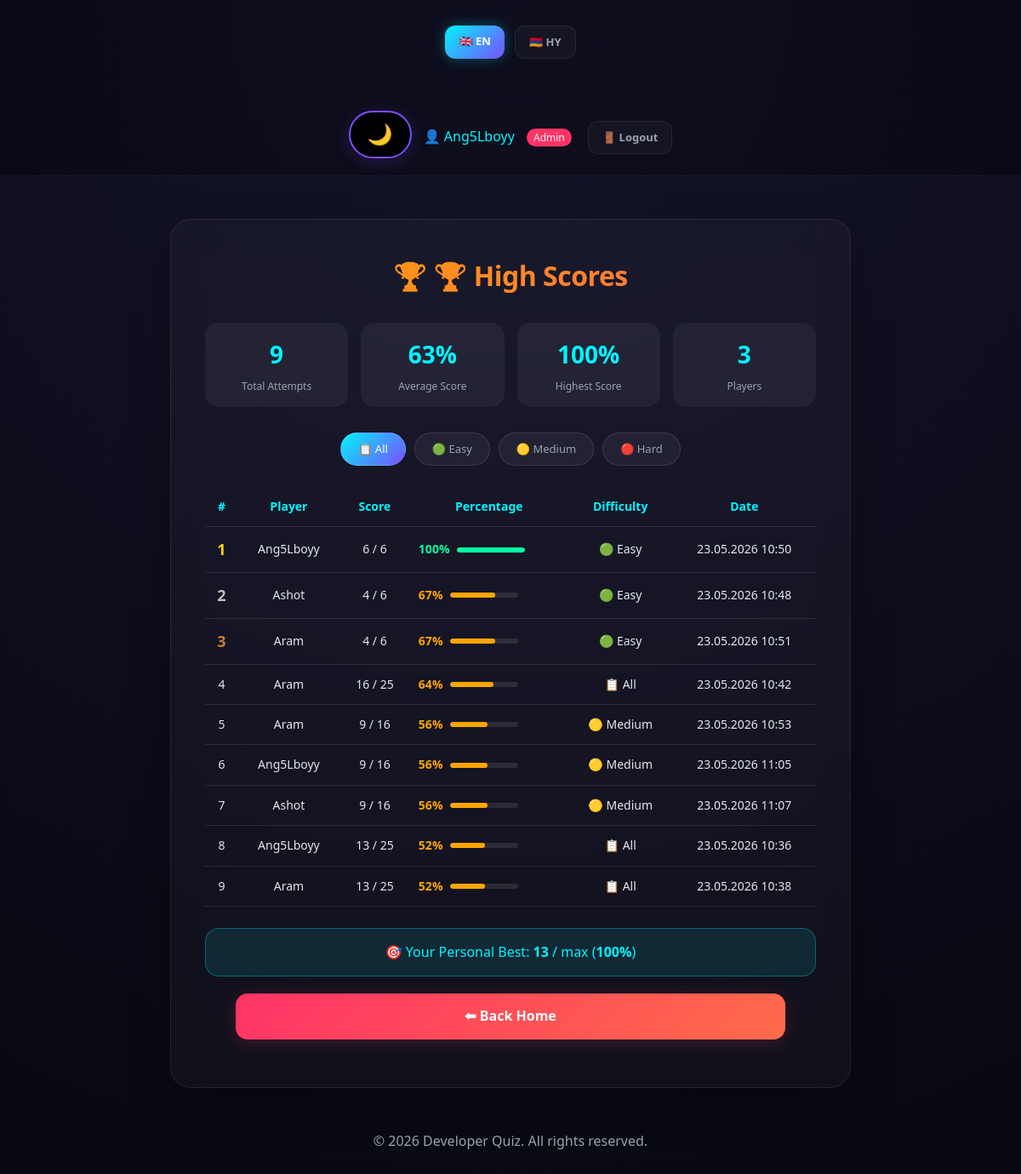
The app's page /highscores.php (signed in) with its own data.
### tables this page shows
CREATE TABLE `scores` (
  `id` int(11) NOT NULL,
  `user_id` int(11) NOT NULL,
  `username` varchar(100) NOT NULL,
  `score` int(11) NOT NULL,
  `total_questions` int(11) NOT NULL,
  `percentage` int(11) NOT NULL,
  `difficulty` varchar(20) DEFAULT 'all',
  `played_at` timestamp NOT NULL DEFAULT CURRENT_TIMESTAMP
);

### lang.php (called while the page is built, shortened)
<?php
$lang = "en";
function t($key){
    global $texts, $lang;
    if (isset($texts[$lang][$key])) {
        return $texts[$lang][$key];
    }
    return $key;
}
?>

### highscores.php (the view, shortened to what this page needs)
<?php
include "header.php";
$difficulty_filter = isset($_GET["difficulty"]) ? $_GET["difficulty"] : "all";
$limit = isset($_GET["limit"]) ? (int)$_GET["limit"] : 10;
$query = "SELECT username, score, total_questions, percentage, difficulty, played_at
          FROM scores
          WHERE 1=1";
$query .= " ORDER BY percentage DESC, score DESC, played_at ASC LIMIT $limit";
$result = $conn->query($query);
$personal_best = null;
if($logged_in) {
    $pb_query = "SELECT MAX(percentage) as best_percentage, MAX(score) as best_score
                 FROM scores WHERE user_id = {$_SESSION['user_id']}";
    $pb_result = $conn->query($pb_query);
    $personal_best = $pb_result->fetch_assoc();
}
$stats_query = "SELECT
                COUNT(*) as total_attempts,
                AVG(percentage) as avg_percentage,
                MAX(percentage) as highest_percentage,
                COUNT(DISTINCT user_id) as unique_players
                FROM scores";
$stats_result = $conn->query($stats_query);
$stats = $stats_result->fetch_assoc();
$has_data = ($stats['total_attempts'] > 0);
?>
<div class="highscores-container">
    <h1 class="highscores-title">🏆 <?php echo t("high_scores"); ?></h1>
    <div class="stats-grid">
        <div class="stat-card">
            <div class="stat-value"><?php echo $has_data ? $stats['total_attempts'] : '0'; ?></div>
            <div class="stat-label"><?php echo t("total_attempts"); ?></div>
        </div>
        <div class="stat-card">
            <div class="stat-value"><?php echo $has_data ? round($stats['avg_percentage']) . '%' : '0%'; ?></div>
            <div class="stat-label"><?php echo t("average_score"); ?></div>
        </div>
        <div class="stat-card">
            <div class="stat-value"><?php echo $has_data ? $stats['highest_percentage'] . '%' : '0%'; ?></div>
            <div class="stat-label"><?php echo t("highest_score"); ?></div>
        </div>
        <div class="stat-card">
            <div class="stat-value"><?php echo $has_data ? $stats['unique_players'] : '0'; ?></div>
            <div class="stat-label"><?php echo t("players"); ?></div>
        </div>
    </div>
    <div class="filter-bar">
        <a href="?difficulty=all&limit=<?php echo $limit; ?>&lang=<?php echo $lang; ?>"
           class="filter-btn <?php echo ($difficulty_filter == 'all') ? 'active' : ''; ?>">
            📋 <?php echo t("all"); ?>
        </a>
        <a href="?difficulty=easy&limit=<?php echo $limit; ?>&lang=<?php echo $lang; ?>"
           class="filter-btn difficulty-easy <?php echo ($difficulty_filter == 'easy') ? 'active' : ''; ?>">
            🟢 <?php echo t("easy"); ?>
        </a>
        <a href="?difficulty=medium&limit=<?php echo $limit; ?>&lang=<?php echo $lang; ?>"
           class="filter-btn difficulty-medium <?php echo ($difficulty_filter == 'medium') ? 'active' : ''; ?>">
            🟡 <?php echo t("medium"); ?>
        </a>
        <a href="?difficulty=hard&limit=<?php echo $limit; ?>&lang=<?php echo $lang; ?>"
           class="filter-btn difficulty-hard <?php echo ($difficulty_filter == 'hard') ? 'active' : ''; ?>">
            🔴 <?php echo t("hard"); ?>
        </a>
    </div>
    <?php if($result->num_rows > 0): ?>
    <table class="highscores-table">
        <thead>
            <tr>
                <th>#</th>
                <th><?php echo t("player"); ?></th>
                <th><?php echo t("score"); ?></th>
                <th><?php echo t("percentage"); ?></th>
                <th><?php echo t("difficulty"); ?></th>
                <th><?php echo t("date"); ?></th>
            </tr>
        </thead>
        <tbody>
            <?php
            $rank = 1;
            while($row = $result->fetch_assoc()):
                $percentage_color = $row['percentage'] >= 70 ? '#05ffa1' : ($row['percentage'] >= 50 ? '#ffa500' : '#ff3366');
                $rank_class = ($rank <= 3) ? "rank-$rank" : "";
            ?>
            <tr class="<?php echo $rank_class; ?>">
                <td><?php echo $rank; ?></td>
                <td><?php echo htmlspecialchars($row['username']); ?></td>
                <td><?php echo $row['score']; ?> / <?php echo $row['total_questions']; ?></td>
                <td>
                    <div style="display: flex; align-items: center; gap: 8px;">
                        <span style="color: <?php echo $percentage_color; ?>; font-weight: bold;"><?php echo $row['percentage']; ?>%</span>
                        <div class="percentage-bar-container">
                            <div class="percentage-bar" style="width: <?php echo $row['percentage']; ?>%; background: <?php echo $percentage_color; ?>;"></div>
                        </div>
                    </div>
                </td>
                <td>
                    <?php
                    $difficulty_icon = '';
                    if($row['difficulty'] == 'easy') $difficulty_icon = '🟢';
                    elseif($row['difficulty'] == 'medium') $difficulty_icon = '🟡';
                    elseif($row['difficulty'] == 'hard') $difficulty_icon = '🔴';
                    else $difficulty_icon = '📋';
                    echo $difficulty_icon . ' ' . t($row['difficulty']);
                    ?>
                </td>
                <td><?php echo date('d.m.Y H:i', strtotime($row['played_at'])); ?></td>
            </tr>
            <?php
            $rank++;
            endwhile;
            ?>
        </tbody>
    </table>
    <?php endif; ?>
    <?php if($logged_in && $personal_best && $personal_best['best_percentage'] > 0): ?>
    <div class="personal-best">
        <p>🎯 <?php echo t("your_personal_best"); ?>:
           <strong><?php echo $personal_best['best_score']; ?></strong> / <?php echo t("max_score"); ?>
           (<strong><?php echo $personal_best['best_percentage']; ?>%</strong>)
        </p>
    </div>
    <?php endif; ?>
    <a href="index.php?lang=<?php echo $lang; ?>" class="button admin" style="display: block; text-align: center; margin-top: 20px;">⬅ <?php echo t("back_home"); ?></a>
</div>
<?php include "footer.php"; ?>

### style.css (style rules this page uses)
* { margin: 0; padding: 0; box-sizing: border-box; }
body { font-family: 'Segoe UI', Tahoma, Geneva, Verdana, sans-serif; background: radial-gradient(circle at top, #14142b, #080811); color: #f3f4f6; min-height: 100vh; line-height: 1.6; }
h1 { font-size: 38px; font-weight: 800; margin-bottom: 15px; background: linear-gradient(135deg, #00f5ff, #7c4dff); -webkit-background-clip: text; -webkit-text-fill-color: transparent; letter-spacing: -0.5px; }
p { color: #9ca3af; margin-bottom: 30px; font-size: 16px; }
a.button, button { display: flex; align-items: center; justify-content: center; gap: 10px; width: 90%; margin: 16px auto; padding: 14px; border: none; border-radius: 14px; text-decoration: none; color: #ffffff; font-size: 16px; font-weight: 600; cursor: pointer; transition: all 0.3s cubic-bezier(0.4, 0, 0.2, 1); }
.admin { background: linear-gradient(135deg, #ff3366, #ff6b4a); box-shadow: 0 4px 20px rgba(255, 51, 102, 0.2); }
.stat-card { flex: 1; background: rgba(255, 255, 255, 0.03); border-radius: 12px; padding: 12px; text-align: center; }
.stat-value { font-size: 24px; font-weight: 700; color: #00f5ff; }
.stat-label { font-size: 11px; color: #9ca3af; margin-top: 5px; }

### highscores.php (style rules this page uses)
.highscores-container { max-width: 800px; margin: 50px auto; padding: 40px; background: rgba(255, 255, 255, 0.03); border-radius: 24px; backdrop-filter: blur(20px); border: 1px solid rgba(255, 255, 255, 0.08); box-shadow: 0 20px 50px rgba(0, 0, 0, 0.3); }
.highscores-title { text-align: center; margin-bottom: 30px; font-size: 32px; font-weight: 800; background: linear-gradient(135deg, #ffa500, #ff6b4a); -webkit-background-clip: text; -webkit-text-fill-color: transparent; }
.stats-grid { display: grid; grid-template-columns: repeat(auto-fit, minmax(150px, 1fr)); gap: 15px; margin-bottom: 30px; }
.stat-card { text-align: center; padding: 15px; background: rgba(255, 255, 255, 0.05); border-radius: 16px; transition: transform 0.3s; }
.stat-card .stat-value { font-size: 28px; font-weight: 800; color: #00f5ff; }
.stat-card .stat-label { font-size: 12px; color: #9ca3af; margin-top: 5px; }
.filter-bar { display: flex; justify-content: center; gap: 10px; margin-bottom: 25px; flex-wrap: wrap; }
.filter-btn { background: rgba(255, 255, 255, 0.05); border: 1px solid rgba(255, 255, 255, 0.1); border-radius: 40px; padding: 8px 20px; font-size: 13px; cursor: pointer; transition: all 0.3s; color: #9ca3af; text-decoration: none; }
.filter-btn.active { background: linear-gradient(135deg, #00f5ff, #7c4dff); color: #fff; }
.highscores-table { width: 100%; border-collapse: collapse; margin-bottom: 25px; }
.highscores-table th, .highscores-table td { padding: 12px 10px; text-align: center; border-bottom: 1px solid rgba(255, 255, 255, 0.1); }
.highscores-table th { color: #00f5ff; font-weight: 600; font-size: 14px; }
.highscores-table td { color: #e5e7eb; font-size: 14px; }
.rank-1 td:first-child { color: #ffd700; font-weight: bold; font-size: 18px; }
.rank-2 td:first-child { color: #c0c0c0; font-weight: bold; font-size: 18px; }
.rank-3 td:first-child { color: #cd7f32; font-weight: bold; font-size: 18px; }
.percentage-bar-container { width: 80px; display: inline-block; background: rgba(255, 255, 255, 0.1); border-radius: 10px; overflow: hidden; height: 6px; }
.percentage-bar { height: 6px; border-radius: 10px; transition: width 0.5s; }
.personal-best { margin-top: 25px; padding: 15px; background: rgba(0, 245, 255, 0.1); border-radius: 16px; text-align: center; border: 1px solid rgba(0, 245, 255, 0.3); }
.personal-best p { margin: 0; color: #00f5ff; }

### records on screen
scores: username "Ang5Lboyy", score "6", total_questions "6", percentage "100", difficulty "🟢", difficulty "Easy", played_at "23.05.2026 10:50"
scores: username "Ashot", score "4", total_questions "6", percentage "67", difficulty "🟢", difficulty "Easy", played_at "23.05.2026 10:48"
scores: username "Aram", score "4", total_questions "6", percentage "67", difficulty "🟢", difficulty "Easy", played_at "23.05.2026 10:51"
scores: username "Aram", score "16", total_questions "25", percentage "64", difficulty "📋", difficulty "All", played_at "23.05.2026 10:42"
scores: username "Aram", score "9", total_questions "16", percentage "56", difficulty "🟡", difficulty "Medium", played_at "23.05.2026 10:53"
scores: username "Ang5Lboyy", score "9", total_questions "16", percentage "56", difficulty "🟡", difficulty "Medium", played_at "23.05.2026 11:05"
scores: username "Ashot", score "9", total_questions "16", percentage "56", difficulty "🟡", difficulty "Medium", played_at "23.05.2026 11:07"
scores: username "Ang5Lboyy", score "13", total_questions "25", percentage "52", difficulty "📋", difficulty "All", played_at "23.05.2026 10:36"
scores: username "Aram", score "13", total_questions "25", percentage "52", difficulty "📋", difficulty "All", played_at "23.05.2026 10:38"

### other values on screen
$username "Ang5Lboyy"
t("logout") "Logout"
t("high_scores") "🏆 High Scores"
$stats['total_attempts'] "9"
t("total_attempts") "Total Attempts"
$stats['avg_percentage'] "63"
t("average_score") "Average Score"
$stats['highest_percentage'] "100"
t("highest_score") "Highest Score"
$stats['unique_players'] "3"
t("players") "Players"
t("all") "All"
t("easy") "Easy"
t("medium") "Medium"
t("hard") "Hard"
